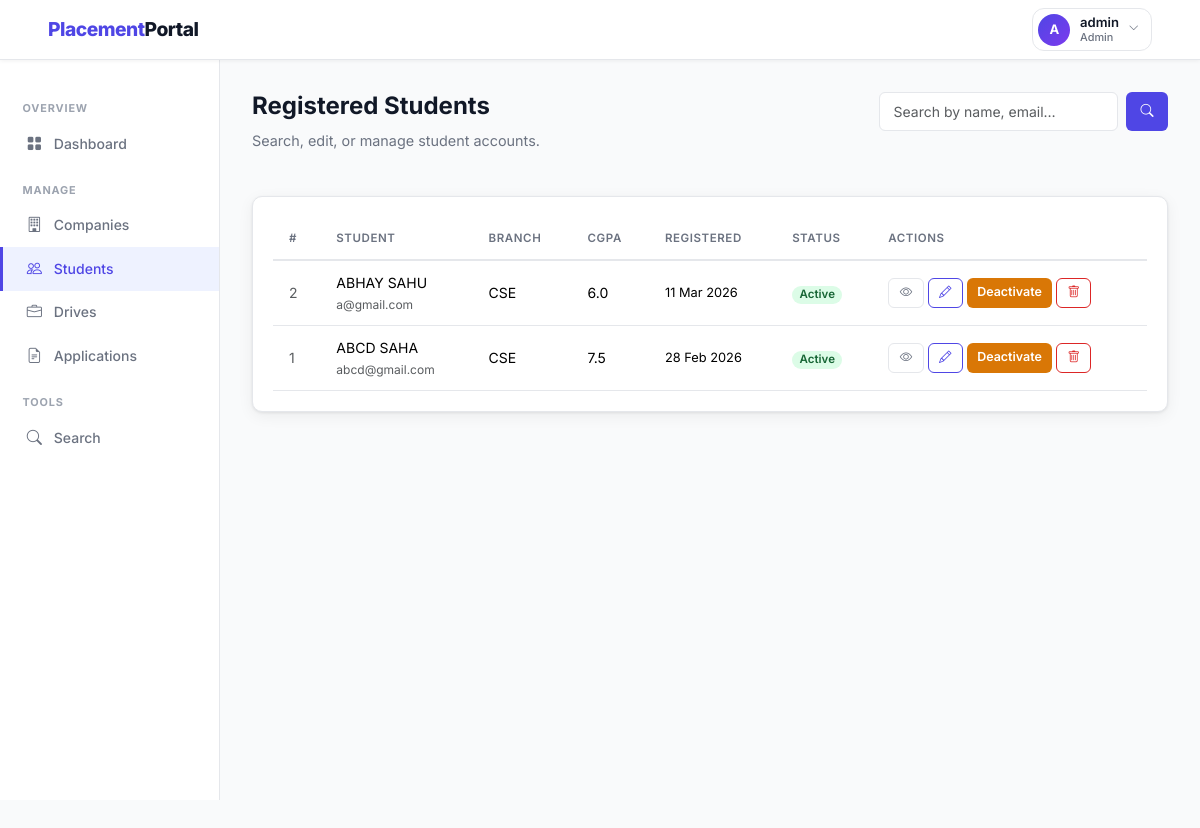
The app's page /admin/students (signed in) with its own data.
### backend/models.py (models this page shows, shortened)
class Student(db.Model):
    __tablename__ = 'student'
    id = db.Column(db.Integer, primary_key=True)
    full_name = db.Column(db.String(100), nullable=False)
    email = db.Column(db.String(120), unique=True, nullable=False)
    password_hash = db.Column(db.String(256), nullable=False)
    phone = db.Column(db.String(20))
    branch = db.Column(db.String(100))
    year = db.Column(db.String(20))
    cgpa = db.Column(db.Float)
    skills = db.Column(db.Text)
    resume_path = db.Column(db.String(300))
    is_active = db.Column(db.Boolean, default=True)
    registered_at = db.Column(db.DateTime, default=datetime.utcnow)
    applications = db.relationship('Application', backref='student', lazy=True,
                                   cascade='all, delete-orphan')

### backend/routes.py (the view, shortened to what this page needs)
    @app.route('/admin/students')
    @login_required('admin')
    def admin_students():
        search = request.args.get('search', '').strip()
        query  = Student.query
        all_students = query.order_by(Student.registered_at.desc()).all()
        return render_template('admin/students.html',
                               students=all_students, search=search)

### backend/routes.py (called while the page is built)
def login_required(role):
    def decorator(f):
        @wraps(f)
        def decorated_function(*args, **kwargs):
            if 'user_id' not in session:
                flash('Please log in to continue.', 'warning')
                return redirect(url_for('auth_login', role=role))
            if session.get('role') != role:
                flash('You do not have permission to view that page.', 'danger')
                return redirect(url_for('home'))
            return f(*args, **kwargs)
        return decorated_function
    return decorator

### templates/admin/students.html (shortened to what this page needs)
{% extends 'layout_dashboard.html' %}
{% block sidebar %}
  <div class="sidebar-section">Overview</div>
  <a href="{{ url_for('admin_dashboard') }}" class="sidebar-link"><i class="bi bi-grid-fill"></i> Dashboard</a>
  <div class="sidebar-section">Manage</div>
  <a href="{{ url_for('admin_companies') }}" class="sidebar-link"><i class="bi bi-building"></i> Companies</a>
  <a href="{{ url_for('admin_students') }}" class="sidebar-link active"><i class="bi bi-people"></i> Students</a>
  <a href="{{ url_for('admin_drives') }}" class="sidebar-link"><i class="bi bi-briefcase"></i> Drives</a>
  <a href="{{ url_for('admin_applications') }}" class="sidebar-link"><i class="bi bi-file-earmark-text"></i> Applications</a>
  <div class="sidebar-section">Tools</div>
  <a href="{{ url_for('admin_search') }}" class="sidebar-link"><i class="bi bi-search"></i> Search</a>
{% endblock %}
{% block content %}
<div class="page-header d-flex align-items-start justify-content-between flex-wrap gap-2">
  <div>
    <h1>Registered Students</h1>
    <p>Search, edit, or manage student accounts.</p>
  </div>
  <form method="GET" action="{{ url_for('admin_students') }}" class="search-bar">
    <input type="text" name="search" class="form-control"
           placeholder="Search by name, email…" value="{{ search }}">
    <button type="submit" class="btn btn-primary"><i class="bi bi-search"></i></button>
  </form>
</div>
<div class="card">
  <div class="card-body p-0">
    {% if students %}
    <table class="table mb-0">
      <thead>
        <tr>
          <th>#</th>
          <th>Student</th>
          <th>Branch</th>
          <th>CGPA</th>
          <th>Registered</th>
          <th>Status</th>
          <th>Actions</th>
        </tr>
      </thead>
      <tbody>
        {% for s in students %}
        <tr>
          <td class="text-muted">{{ s.id }}</td>
          <td>
            <div class="fw-600">{{ s.full_name }}</div>
            <div class="text-muted" style="font-size:.75rem;">{{ s.email }}</div>
          </td>
          <td>{{ s.branch or '—' }}</td>
          <td>{{ s.cgpa or '—' }}</td>
          <td style="font-size:.8rem;white-space:nowrap;">
            {{ s.registered_at.strftime('%d %b %Y') }}
          </td>
          <td>
            <span class="badge {{ 'badge-active' if s.is_active else 'badge-inactive' }}">
              {{ 'Active' if s.is_active else 'Inactive' }}
            </span>
          </td>
          <td>
            <div class="d-flex gap-1 flex-wrap">
              <a href="{{ url_for('admin_student_detail', student_id=s.id) }}"
                 class="btn btn-outline-secondary btn-sm"><i class="bi bi-eye"></i></a>
              <a href="{{ url_for('admin_edit_student', student_id=s.id) }}"
                 class="btn btn-outline-primary btn-sm"><i class="bi bi-pencil"></i></a>
              <a href="{{ url_for('admin_toggle_student', student_id=s.id) }}"
                 class="btn btn-sm {{ 'btn-warning' if s.is_active else 'btn-success' }}">
                {{ 'Deactivate' if s.is_active else 'Activate' }}
              </a>
              <a href="{{ url_for('admin_delete_student', student_id=s.id) }}"
                 class="btn btn-outline-danger btn-sm"
                 onclick="return confirm('Delete this student permanently?')">
                <i class="bi bi-trash"></i>
              </a>
            </div>
          </td>
        </tr>
        {% endfor %}
      </tbody>
    </table>
    {% else %}
      <div class="empty-state">
        <i class="bi bi-people"></i>
        <p>No students found{% if search %} for "{{ search }}"{% endif %}.</p>
      </div>
    {% endif %}
  </div>
</div>
{% endblock %}

### static/css/styles.css (style rules this page uses)
:root { --primary: #4f46e5; --primary-dk: #3730a3; --primary-lt: #eef2ff; --success: #16a34a; --danger: #dc2626; --warning: #d97706; --info: #0891b2; --dark: #111827; --muted: #6b7280; --border: #e5e7eb; --bg: #f9fafb; --white: #ffffff; --card-shadow: 0 1px 3px rgba(0,0,0,.08), 0 4px 16px rgba(0,0,0,.06); --radius: 10px; --radius-sm: 6px; --font: 'Inter', -apple-system, BlinkMacSystemFont, 'Segoe UI', sans-serif; }
*, *::before, *::after { box-sizing: border-box; margin: 0; padding: 0; }
body { font-family: var(--font); background: var(--bg); color: var(--dark); min-height: 100vh; font-size: 14.5px; line-height: 1.6; }
a { color: var(--primary); text-decoration: none; }
.sidebar-link { display: flex; align-items: center; gap: .65rem; padding: .6rem 1.4rem; color: var(--muted); font-weight: 500; font-size: .875rem; border-left: 3px solid transparent; transition: all .18s; }
.sidebar-link:hover, .sidebar-link.active { color: var(--primary); background: var(--primary-lt); border-left-color: var(--primary); text-decoration: none; }
.sidebar-link i { width:18px; text-align:center; font-size:.95rem; }
.sidebar-section { font-size: .68rem; font-weight: 700; text-transform: uppercase; letter-spacing: .08em; color: #9ca3af; padding: 1rem 1.4rem .3rem; }
.page-header { margin-bottom: 1.75rem; }
.page-header h1 { font-size:1.5rem; font-weight:700; color:var(--dark); }
.page-header p { color:var(--muted); font-size:.9rem; margin-top:.2rem; }
.card { background: var(--white); border: 1px solid var(--border) !important; border-radius: var(--radius) !important; box-shadow: var(--card-shadow); }
.card-body { padding: 1.25rem !important; }
.table { font-size:.875rem; }
.table th { font-size: .72rem; text-transform: uppercase; letter-spacing: .05em; color: var(--muted); font-weight: 600; border-bottom: 2px solid var(--border) !important; white-space: nowrap; padding: .75rem 1rem !important; }
.table td { padding: .7rem 1rem !important; vertical-align: middle; border-color: var(--border) !important; }
.badge { font-size:.72rem; font-weight:600; padding:.3em .65em; border-radius:20px; }
.badge-active { background:#dcfce7; color:#166534; }
.btn { font-family: var(--font); font-weight: 600; font-size: .82rem; border-radius: var(--radius-sm); padding: .4rem .9rem; transition: all .18s; border: none; cursor: pointer; }
.btn-primary { background:var(--primary); color:#fff; }
.btn-warning { background:var(--warning); color:#fff; }
.btn-outline-primary { background:transparent; border:1.5px solid var(--primary); color:var(--primary); }
.btn-outline-secondary { background:transparent; border:1.5px solid var(--border); color:var(--muted); }
.btn-outline-danger { background:transparent; border:1.5px solid var(--danger); color:var(--danger); }
.btn-sm { padding:.28rem .65rem; font-size:.78rem; }
.form-control, .form-select { font-family: var(--font); font-size: .875rem; border: 1.5px solid var(--border); border-radius: var(--radius-sm); padding: .5rem .85rem; transition: border-color .18s, box-shadow .18s; color: var(--dark); }
.search-bar { display:flex; gap:.5rem; max-width:360px; }

### records on screen
Student: id "2", full_name "ABHAY SAHU", email "a@gmail.com", branch "CSE", cgpa "6.0", registered_at "11 Mar 2026", is_active "Active", is_active "Deactivate"
Student: id "1", full_name "ABCD SAHA", email "abcd@gmail.com", branch "CSE", cgpa "7.5", registered_at "28 Feb 2026", is_active "Active", is_active "Deactivate"

### other values on screen
{{ session.name[0]|upper if session.name else '?' }} "A"
{{ session.name }} "admin"
{{ session.role|capitalize }} "Admin"
